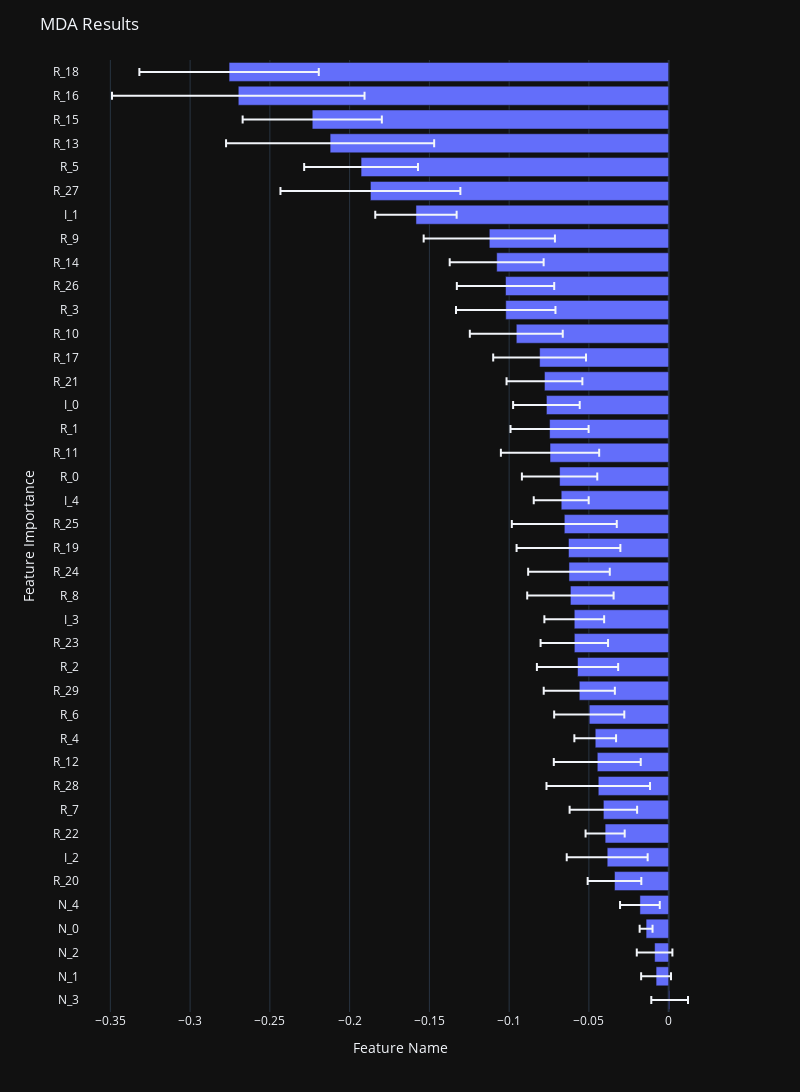

The cell this chart's notebook holds for it:
### Markdown cell above
# Plot Results

### Code cell
import plotly.express as px

result["FeatureName"] = result.index
fig = px.bar(
    result,
    x="Mean", 
    y="FeatureName",
    error_x="StandardDeviation"    
)

fig.update_layout(
    title="MDA Results",
    xaxis_title="Feature Name",
    yaxis_title="Feature Importance",
    template="plotly_dark",
    width=800, height=1200,
    # legend_title="Legend Title",
    # font=dict(
    #     family="Courier New, monospace",
    #     size=18,
    #     color="RebeccaPurple"
    # )
)

fig.show()

### Figure 1 — Plotly figure (JSON) as saved in the notebook; plotly's stock layout.template omitted (floating-point values rounded to 4 significant figures)
{"data": [{"alignmentgroup": "True", "error_x": {"array": [0.01151, 0.009362, 0.01116, 0.004039, 0.01245, 0.01681, 0.02537, 0.01226, 0.02116, 0.03245, 0.02724, 0.01307, 0.02198, 0.0223, 0.02547, 0.02114, 0.01873, 0.02708, 0.02558, 0.03253, 0.03289, 0.01722, 0.02362, 0.03081, 0.02448, 0.02087, 0.02376, 0.02909, 0.02913, 0.03117, 0.03051, 0.02945, 0.04114, 0.02551, 0.05639, 0.03568, 0.06523, 0.04363, 0.07916, 0.05623]}, "hovertemplate": "Mean=%{x}<br>FeatureName=%{y}<extra></extra>", "legendgroup": "", "marker": {"color": "#636efa", "pattern": {"shape": ""}}, "name": "", "offsetgroup": "", "orientation": "h", "showlegend": false, "textposition": "auto", "type": "bar", "x": [0.000615, -0.007891, -0.008825, -0.01415, -0.01803, -0.03396, -0.03853, -0.03983, -0.04094, -0.04414, -0.04475, -0.04604, -0.0498, -0.05603, -0.05713, -0.05915, -0.05918, -0.06159, -0.0625, -0.06281, -0.06543, -0.06736, -0.06838, -0.07437, -0.07466, -0.07664, -0.07787, -0.08091, -0.09552, -0.1021, -0.1023, -0.1078, -0.1124, -0.1584, -0.187, -0.1928, -0.2122, -0.2234, -0.2698, -0.2756], "xaxis": "x", "y": ["N_3", "N_1", "N_2", "N_0", "N_4", "R_20", "I_2", "R_22", "R_7", "R_28", "R_12", "R_4", "R_6", "R_29", "R_2", "R_23", "I_3", "R_8", "R_24", "R_19", "R_25", "I_4", "R_0", "R_11", "R_1", "I_0", "R_21", "R_17", "R_10", "R_3", "R_26", "R_14", "R_9", "I_1", "R_27", "R_5", "R_13", "R_15", "R_16", "R_18"], "yaxis": "y"}], "layout": {"barmode": "relative", "height": 1200, "legend": {"tracegroupgap": 0}, "margin": {"t": 60}, "title": {"text": "MDA Results"}, "width": 800, "xaxis": {"anchor": "y", "domain": [0, 1], "title": {"text": "Feature Name"}}, "yaxis": {"anchor": "x", "domain": [0, 1], "title": {"text": "Feature Importance"}}}}
